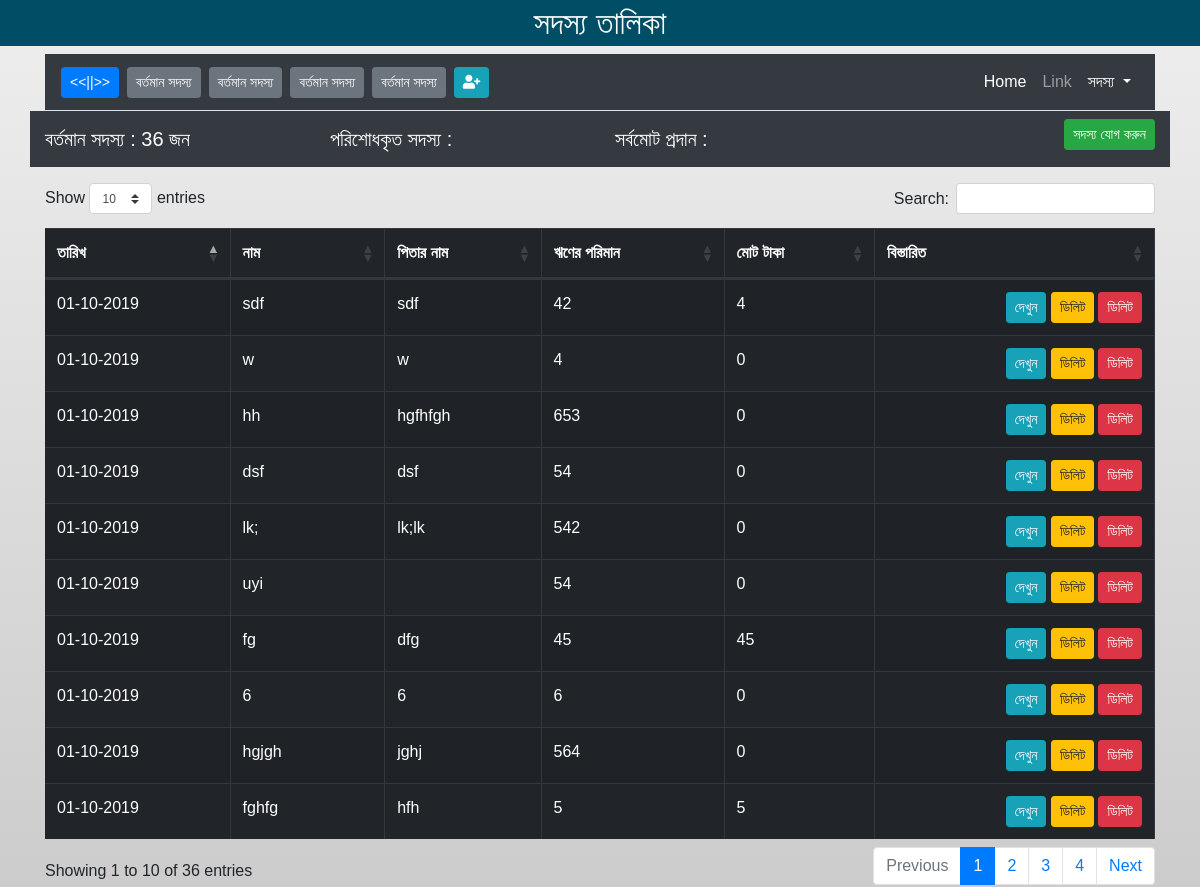
Page /running_member.php on the committed database.
### tables this page shows
CREATE TABLE `all_member_form_data` (
  `id` int(10) NOT NULL,
  `m_name` varchar(100) NOT NULL,
  `f_name` varchar(100) NOT NULL,
  `loan_date` varchar(20) NOT NULL,
  `phone_no` varchar(11) NOT NULL,
  `refer_name` varchar(100) NOT NULL,
  `present_addr` varchar(200) NOT NULL,
  `permanent_addr` int(200) NOT NULL,
  `loan_sirial` int(20) NOT NULL,
  `loan_amount` varchar(20) NOT NULL,
  `profit_amount` int(20) NOT NULL,
  `total_amount` int(20) NOT NULL,
  `premier_amount` int(20) NOT NULL,
  `savings_amount` int(20) NOT NULL,
  `image` varchar(200) NOT NULL
);

### running_member.php (the view, shortened to what this page needs)
<?php
  include 'sql_config.php';
?>
<!DOCTYPE html>
<html lang="en">
<head>
        <link href="https://cdnjs.cloudflare.com/ajax/libs/twitter-bootstrap/4.1.3/css/bootstrap.css" rel="stylesheet" id="bootstrap-css">
        <link href="https://cdn.datatables.net/1.10.19/css/dataTables.bootstrap4.min.css" rel="stylesheet" id="bootstrap-css">
        <link href="https://fonts.maateen.me/solaiman-lipi/font.css" rel="stylesheet">
        <link href="https://use.fontawesome.com/releases/v5.0.6/css/all.css" rel="stylesheet">
        <link href="css/style.css" rel="stylesheet">
</head>
<body>
        <h2 class="text-white header-top-bg text-center pt-1 pb-1">সদস্য তালিকা</h2>
<div class="container">
  <nav class="navbar navbar-expand-lg navbar-dark bg-dark border-bottom">
      <button class="btn btn-primary btn-sm" id="menu-toggle"><<||>></button>
      <a href="running_member.php" class="btn btn-sm btn-secondary ml-2">বর্তমান সদস্য</a>
      <a href="running_member.php" class="btn btn-sm btn-secondary ml-2">বর্তমান সদস্য</a>
      <a href="running_member.php" class="btn btn-sm btn-secondary ml-2">বর্তমান সদস্য</a>
      <a href="running_member.php" class="btn btn-sm btn-secondary ml-2">বর্তমান সদস্য</a>
      <a href="add_member.php" class="btn btn-sm btn-info ml-2"><i class="fas fa-user-plus"></i></a>
      <div class="collapse navbar-collapse" id="navbarSupportedContent">
        <ul class="navbar-nav ml-auto mt-2 mt-lg-0">
          <li class="nav-item active">
            <a class="nav-link" href="#">Home <span class="sr-only">(current)</span></a>
          </li>
          <li class="nav-item">
            <a class="nav-link" href="#">Link</a>
          </li>
          <li class="nav-item dropdown">
            <a class="nav-link text-white dropdown-toggle" href="#" id="navbarDropdown" role="button" data-toggle="dropdown" aria-haspopup="true" aria-expanded="false">
            সদস্য
            </a>
          </li>
        </ul>
      </div>
    </nav>
</div>
  <div class="container bg-Secondary">
    <div class="row">
        <div class="col-md-12">
            <div class="row mb-3 bg-dark">
                <div class="col-md-3 col-sm-12 text-white mt-3 mb-2">
                <h5 >বর্তমান সদস্য :
                <?php
                $sql="SELECT * FROM all_member_form_data ORDER BY id";
                if ($result=mysqli_query($conn,$sql))
                  {
                  $rowcount=mysqli_num_rows($result);
                  printf($rowcount);
                  }
                  ?> জন
                 </h5>
                </div>
                <div class="col-md-3 col-sm-12 text-white mt-3 mb-2"><h5>পরিশোধকৃত সদস্য : </h5></div>
                <div class="col-md-3 col-sm-12 text-white mt-3 mb-2"><h5>সর্বমোট প্রদান :  </h5></div>
                <div class="col-md-3 col-sm-12 text-white">
                <div class="text-right mt-2">
                <a class="btn btn-success btn-sm" href="add_member.php">সদস্য যোগ করুন</a>
                </div>
                </div>
            </div>
            <table class="table table-striped table-dark table-bordered" id="datatable">
                <thead class="text-center">
                  <tr>
                    <th>তারিখ</th>
                    <th>নাম</th>
                    <th>পিতার নাম</th>
                    <th>ঋণের পরিমান</th>
                    <th>মোট টাকা</th>
                    <th>বিস্তারিত</th>
                </tr>
                </thead>
                <?php
                    $sql = "SELECT id, loan_date, m_name, f_name, loan_amount, total_amount FROM all_member_form_data ORDER BY id ASC";
                    $res = $conn->query($sql);
                    if ($res->num_rows > 0) {
                      while($row = $res->fetch_assoc()) {
                          echo "<tr><td> ". $row["loan_date"]. " </td>
                                <td> ". $row["m_name"]. "</td>
                                <td> " . $row["f_name"] . "</td>
                                <td> " . $row["loan_amount"] . "</td>
                                <td> " . $row["total_amount"] . "</td>
                                <td class='text-right'><a class='btn btn-info btn-sm' id='alert' href='single_view.php?id=" .  $row["id"] . "'>দেখুন</a>
                                <a class='btn btn-warning btn-sm btn-delete' value='1' name='actiondelete' Onclick='return ConfirmDelete();' id='alert'  href='delete.php?id=" .  $row["id"] . "'>ডিলিট</a><a class='btn btn-danger btn-sm ml-1' id='alert' href='delete.php?id=" .  $row["id"] . "'>ডিলিট</a></td></tr>";
                      }
                    } else {
                      echo "no result";
                    }
                ?>
            </table>
        </div>
    </div>
  </div>
</body>
</html>

### running_member.php (style rules this page uses)
.header-top-bg { background: #004d66; }
body { font-family: 'SolaimanLipi', sans-serif !important; padding:0; margin:0; background: rgb(238,238,238); background: -moz-linear-gradient(top, rgba(238,238,238,1) 0%, rgba(204,204,204,1) 100%); background: -webkit-linear-gradient(top, rgba(238,238,238,1) 0%,rgba(204,204,204,1) 100%); background: linear-gradient(to bottom, rgba(238,238,238,1) 0%,rgba(204,204,204,1) 100%); filter: progid:DXImageTransform.Microsoft.gradient( startColorstr='#eeeeee', endColorstr='#cccccc',GradientType=0 ); }

### rows in the picture
all_member_form_data: loan_date "01-10-2019", m_name "sdf", f_name "sdf", loan_amount "42", total_amount "4"
all_member_form_data: loan_date "01-10-2019", m_name "w", f_name "w", loan_amount "4", total_amount "0"
all_member_form_data: loan_date "01-10-2019", m_name "hh", f_name "hgfhfgh", loan_amount "653", total_amount "0"
all_member_form_data: loan_date "01-10-2019", m_name "dsf", f_name "dsf", loan_amount "54", total_amount "0"
all_member_form_data: loan_date "01-10-2019", m_name "lk;", f_name "lk;lk", loan_amount "542", total_amount "0"
all_member_form_data: loan_date "01-10-2019", m_name "uyi", loan_amount "54", total_amount "0"
all_member_form_data: loan_date "01-10-2019", m_name "fg", f_name "dfg", loan_amount "45", total_amount "45"
all_member_form_data: loan_date "01-10-2019", m_name "6", f_name "6", loan_amount "6", total_amount "0"
all_member_form_data: loan_date "01-10-2019", m_name "hgjgh", f_name "jghj", loan_amount "564", total_amount "0"
all_member_form_data: loan_date "01-10-2019", m_name "fghfg", f_name "hfh", loan_amount "5", total_amount "5"
